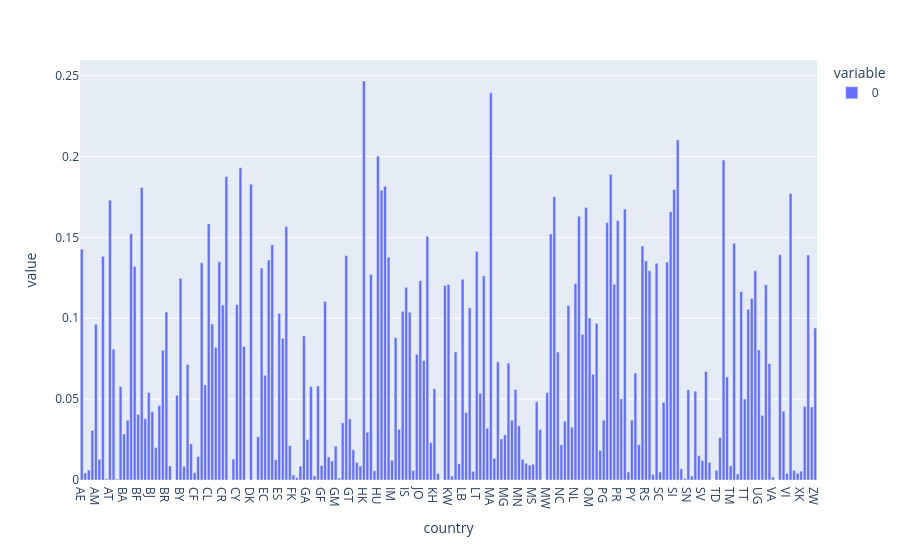

The cell this chart's notebook holds for it:
### Code cell
px.bar(
    df_interest_metric
    .sub(df_interest_metric_unique)
    .abs()
    # .div(df_interest_metric.abs())
    .fillna(0)
    .mean(axis=1)
)

### Figure 1 — Plotly figure (JSON) as saved in the notebook; plotly's stock layout.template omitted (floating-point values rounded to 4 significant figures; data arrays with more than 128 entries replaced by an {"elided": "..."} marker saying what was removed)
{"data": [{"hovertemplate": "variable=0<br>country=%{x}<br>value=%{y}<extra></extra>", "legendgroup": "0", "marker": {"color": "#636efa", "pattern": {"shape": ""}}, "name": "0", "orientation": "v", "showlegend": true, "textposition": "auto", "x": {"elided": "209 str values"}, "xaxis": "x", "y": {"elided": "209 float values"}, "yaxis": "y", "type": "bar"}], "layout": {"xaxis": {"anchor": "y", "domain": [0.0, 1.0], "title": {"text": "country"}}, "yaxis": {"anchor": "x", "domain": [0.0, 1.0], "title": {"text": "value"}}, "legend": {"title": {"text": "variable"}, "tracegroupgap": 0}, "margin": {"t": 60}, "barmode": "relative"}}
